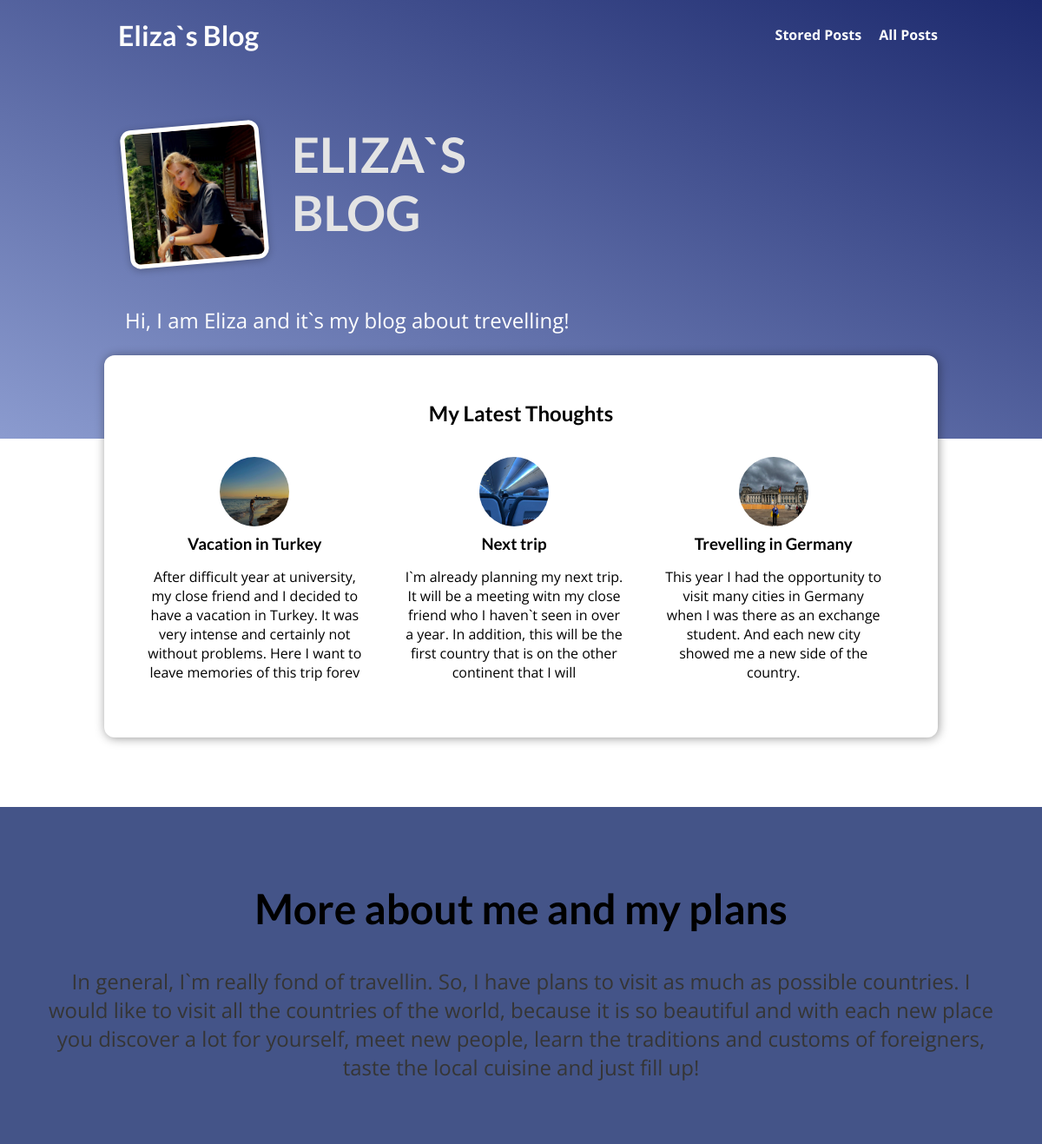
The page / on the database its author committed.
### blog/models.py (models this page shows, shortened)
class Post(models.Model):
    title = models.CharField(max_length=150)
    excerpt = models.CharField(max_length=200)
    image = models.ImageField(upload_to="posts", null=True)
    date = models.DateField(auto_now=True)
    slug = models.SlugField(unique=True, db_index=True)
    content = models.TextField(validators=[MinLengthValidator(10)])
    author = models.ForeignKey(
        Author, on_delete=models.SET_NULL, null=True, related_name="posts")
    tags = models.ManyToManyField(Tag)

### blog/views.py (the view)
# urls.py: path("", views.StartingPageView.as_view(), name="starting-page"),
class StartingPageView(ListView):
    template_name = "blog/index.html"
    model = Post
    ordering = ["-date"]
    context_object_name = "posts"
    def get_queryset(self):
        queryset = super().get_queryset()
        data = queryset[:3]
        return data

### blog/templates/blog/index.html (shortened to what this page needs)
{% extends "base.html" %}
{% load static %}
{% block css_files %}
    <link rel="stylesheet" href="{% static "blog/post.css" %}" />
    <link rel="stylesheet" href="{% static "blog/index.css" %}" />
{% endblock %}
{% block content %}
    <section id="welcome">
        <header>
            <img src="{% static "blog/images/eliza.jpg" %}" alt="Eliza - The Autor Of This Blog"/>
            <h2>ELIZA`S BLOG</h2>
        </header>
        <p>Hi, I am Eliza and it`s my blog about trevelling!</p>
    </section>
    <section id="latest-posts">
        <h2>My Latest Thoughts</h2>
        <ul>
            {% for post in posts%}
                {% include "blog/includes/post.html" %}
            {% endfor %}
    </section>
    <section id="about">
        <h2>More about me and my plans</h2>
        <p>In general, I`m really fond of travellin. So, I have plans to visit as much as possible countries.
            I would like to visit all the countries of the world, because it is so beautiful and with each new
            place you discover a lot for yourself, meet new people, learn the traditions and customs of foreigners,
            taste the local cuisine and just fill up!
        </p>
    </section>
{% endblock %}

### blog/templates/blog/includes/post.html
<li>
    <article class="post">
        <a href="{% url "post-detail-page" post.slug %}">
            <img src="{{ post.image.url }}" alt="{{ post.title }}" />
            <div class="post_content">
                <h3>{{ post.title }}</h3>
                <p>
                    {{ post.excerpt }}
                </p>
            </div>
        </a>
    </article>
</li>

### static/app.css (style rules this page uses)
* { box-sizing: border-box; }
html { font-family: 'Open Sans', 'Lato', sans-serif; }
body { margin: 0; }
h1, h2, h3 { font-family: 'Lato', sans-serif; font-weight: bold; }

### blog/static/blog/post.css (style rules this page uses)
.post { display: flex; flex-direction: column; align-items: center; text-align: center; }
.post a { text-decoration: none; color: black; transition: all 0.2s ease; padding: 1rem; }
.post img { width: 5rem; height: 5rem; object-fit: cover; border-radius: 50%; }
.post h3 { margin: 0.25rem 0; }

### blog/static/blog/index.css (style rules this page uses)
#welcome { background: linear-gradient(to right top, #8b9bcf, #1d2a6e); padding: 6rem 12%; }
#welcome header { display: flex; align-items: flex-start; margin: 3rem auto; }
#welcome img { width: 10rem; height: 10rem; object-fit: cover; object-position: top; border: 5px solid white; border-radius: 12px; background-color: #ffe1bf; transform: rotateZ(-5deg); box-shadow: 0 2px 8px rgba(0, 0, 0, 0.25); }
#welcome h2 { font-size: 3.5rem; margin: 0 0 0 2rem; color: #e4e4e4; width: 10rem; }
#welcome p { color: white; font-size: 1.5rem; }
#latest-posts { background-color: white; padding: 2rem; border-radius: 12px; width: 60rem; margin: -6rem auto 2rem auto; box-shadow: 1px 1px 12px rgba(0, 0, 0, 0.4); }
#latest-posts h2,h3 { text-align: center; }
#latest-posts ul { list-style: none; margin: 0; padding: 0; display: flex; gap: 1rem; }
#latest-posts li { flex: 1; }
#about { text-align: center; padding: 3rem; background-color: #445488; margin-top: 5rem; }
#about h2 { font-size: 3rem; }
#about p { font-size: 1.5rem; color: #353535; }

### rows shown on the page
Post: image (picture), title "Vacation in Turkey", excerpt "After difficult year at university, my close friend and I decided to have a vacation in Turkey. It was very intense and certainly not without problems. Here I want to leave memories of this trip forev"
Post: image (picture), title "Next trip", excerpt "I`m already planning my next trip. It will be a meeting witn my close friend who I haven`t seen in over a year. In addition, this will be the first country that is on the other continent that I will"
Post: image (picture), title "Trevelling in Germany", excerpt "This year I had the opportunity to visit many cities in Germany when I was there as an exchange student. And each new city showed me a new side of the country."
